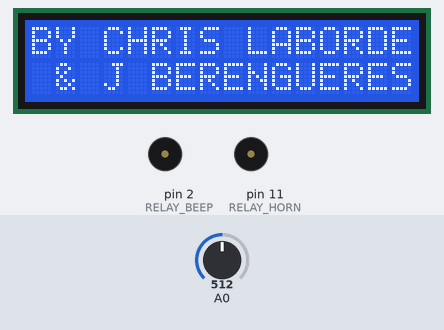
The sketch below on a simulated Arduino Uno, built with avr-gcc and run on an emulated ATmega328P. Parts: 16×2 character LCD, buzzer (waves = sounding, pin HIGH). Inputs (shaded band) come from the test bench; at power-on: A0 = 512. What the sketch prints to the serial monitor is not drawn.

Above: at 0.7 s.
At 3.6 s:
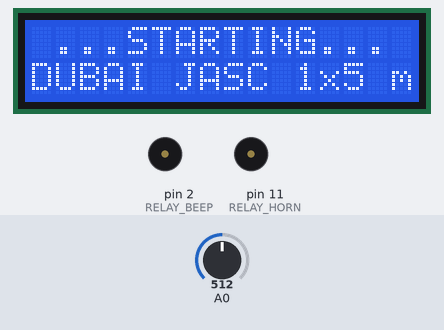
3.7 s: A0 set to 458
7.5 s: A0 set to 441
9.0 s: A0 set to 660
At 9.32 s:
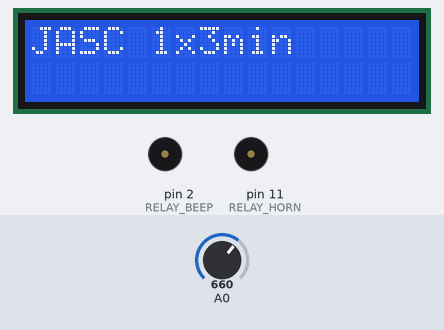
11.9 s: A0 set to 640
At 12.7 s:
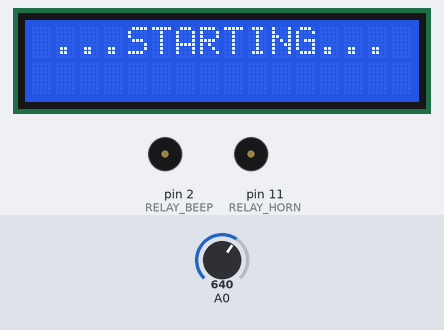
15.7 s: A0 set to 716
At 18.3 s:
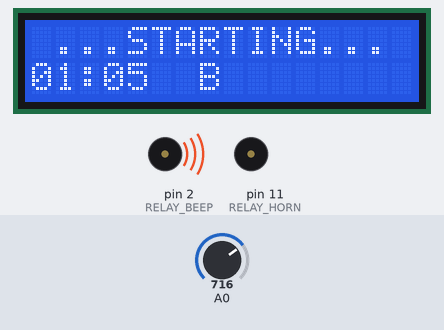
23.3 s: A0 set to 511
At 24.9 s:
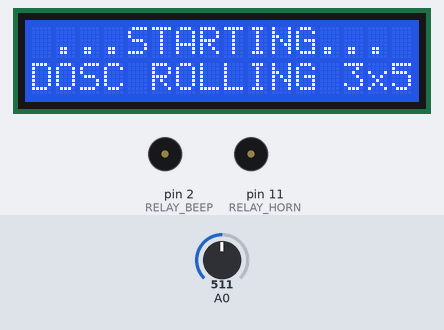
Timing chart, 0 to 25.8 s (numbered marks = the images above; inputs shaded):
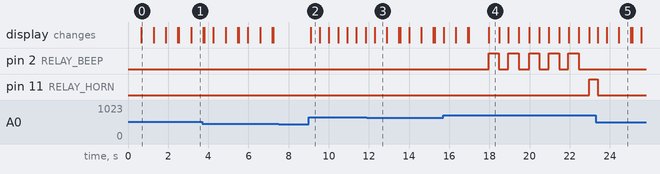

The sketch:

production_version.ino
```cpp
/*************************************************************************************
  (cc) Jose Berengueres 4-8th Feb  2015, Dubai
  (LCD sample code by Mark Bramwell, July 2010)

  This is an Arduino based Ollie box  implmentation used for regata starts

  Components:
  DF ROBOT LCD PANEL, 2 x RELAY Module v3.2, 1 x Arduino
  connect the relay of the horn to D2 of LCD shield. This relay drives aircompressor (12VDC battery)
  connect the relay that controls buzzer/beeper to D11.
**************************************************************************************/

#include <LiquidCrystal.h>

LiquidCrystal lcd(8, 9, 4, 5, 6, 7);           // select the pins used on the LCD panel


// define some values used by the panel and buttons
int lcd_key     = 0;
int adc_key_in  = 0;

#define NUM_SEQ  4
#define btnRIGHT  0
#define btnUP     1
#define btnDOWN   2
#define btnLEFT   3
#define btnSELECT 4
#define btnNONE   5

#define RELAY_HORN    11   // horn relay
#define RELAY_BEEP   2  // beeper
#define STD_DELAY 300

#define SHORT_BEEP_LENGTH 500

#define WARNING_BEEP 0
#define SHORT_HORN 1
#define LONG_HORN 2
#define SUPER_LONG_HORN 3

bool toggle = true;
bool my_start = false;

unsigned long  len_of_note[] = {500,400,800,1500}; // in ms

int prev_s;
int t;
int prev_mode = 5;
int mode = 5;
long start;
long ctdwn;
long sound_start;

unsigned long *sch;
int *h_or_b;
int index;

//                          warning long buzz (sb)= 0,   short horn (sh) = 1, long horn (lh) =2  extralong horn 3
// Short seq countdown // 10lb  5sh   5blank  3lh

unsigned long sch_3[] =   {   0,   10,20,30,40, 50,
                              100,
                              190, 200,
                              280,290,300,

                              1*600, 600 +10, 600+20, 600+30, 600+40, 600+50,
                              900-15-20, 900-15-10, 900-15, 900,
                              2*600-15, 2*600, 2*600+10, 2*600+20, 2*600+30, 2*600+40, 2*600+50,
                              3*600-30, 3*600-15, 3*600,          3*600+60, 3*600+70,3*600+80,3*600+90,      3*600+100,3*600+110, 3*600+120, 3*600+130, 3*600+140, 3*600+150, 3*600+160,3*600+170, 3*600+180, 3*600+190, 3*600+200  };
int h_or_b3[] ={
                               3,   1,1,1,1,1,
                               1,
                               1,1,
                               1,1,1,
                            2, 0,0,0,0,0,
                            1,1,1,2,
                            2,2,0,0,0,0,0,
                            2,2,2,   1,1,1,1,1,      0, 0, 0, 0, 0, 0, 0, 0, 0, 0  };
int index_3 = 6 + 6+ 6+ 4 +  7+ 18-1;
int ctdwn_3 = 205; // 3* 60 +39;


//************************************* FIVE MIN SEQ ********************************
unsigned long sch_5[] =   {    0,      10, 20,30,40,50,

                               1*600, 1*600+10, 1*600+20, 1*600+30,1*600+40,1*600+50,

                               4*600, 4*600+10, 4*600+20, 4*600+30,4*600+40,4*600+50,

                               5*600,5*600+10,5*600+20,5*600+30,5*600+40,5*600+50, 5*600+60, 5*600+70,5*600+80,5*600+90,5*600+100,5*600+110, 5*600+120, 5*600+130, 5*600+140, 5*600+150, 5*600+160,5*600+170, 5*600+180, 5*600+190, 5*600+200  };

int h_or_b5[] =            {   3,    0,0,0,0,0,
                               2, 0,0,0,0,0,
                               2,0,0,0,0,0,
                               2,0, 0, 0, 0, 0,1,1,1,1,1,0, 0, 0, 0, 0, 0, 0, 0, 0, 0  };
int index_5 = 28+6+5-1; //
int ctdwn_5 = 5*60 + 25; // 9; //


//************************************* DOSC x1********************************
unsigned long sch_5british[] =   {    0, 10,             20,       30, 40,50,

                                  1*600, 1*600+10, 1*600+20, 1*600+30, 1*600+40,1*600+50,

                                  4*600, 4*600+10, 4*600+20, 4*600+30, 4*600+40,4*600+50,

                                  5*600,5*600+10,5*600+20,   5*600+30,5*600+40,5*600+50  };

int h_or_b5british[] =            {  3, 0,0,0,0,0,
                                     2, 0,0,0,0,0,
                                     2, 0,0,0,0,0,
                                     2, 0,0,0,0,0 };
int index_5british = 4*6-1 ; //
int ctdwn_5british = 5*60 + 8; //

//************************************* DOSC ROLLING x3 ********************************
unsigned long sch__3[] =   {       0,       10,       20,       30,       40,      50,
                                  1*600, 1*600+10, 1*600+20, 1*600+30, 1*600+40,1*600+50,
                                  4*600, 4*600+10, 4*600+20, 4*600+30, 4*600+40,4*600+50,

                                  5*600,5*600+10,5*600+20,   5*600+30,5*600+40,5*600+50,
                                  6*600, 6*600+10, 6*600+20, 6*600+30, 6*600+40,6*600+50,
                                  9*600, 9*600+10, 9*600+20, 9*600+30, 9*600+40,9*600+50,

                                  10*600, 10*600+10, 10*600+20, 10*600+30, 10*600+40,10*600+50,
                                  11*600, 11*600+10, 11*600+20, 11*600+30, 11*600+40,11*600+50,
                                  14*600, 14*600+10, 14*600+20, 14*600+30, 14*600+40,14*600+50,
                                  15*600, 15*600+10, 15*600+20, 15*600+30, 15*600+40,15*600+50
                        };

int h_or_b__3[] =            {

                                     3, 0,0,0,0,0,
                                     2, 0,0,0,0,0,
                                     2, 0,0,0,0,0,

                                     3, 0,0,0,0,0,
                                     2, 0,0,0,0,0,
                                     2, 0,0,0,0,0,

                                     3, 0,0,0,0,0,
                                     2, 0,0,0,0,0,
                                     2, 0,0,0,0,0,
                                     2, 0,0,0,0,0 };
int index__3 = 10*6-1 ; //
int ctdwn__3 = 15*60 + 7; //


bool sound_on = false;

int read_LCD_buttons(){               // read the buttons
    adc_key_in = analogRead(0);       // read the value from the sensor

    // my buttons when read are centered at these valies: 0, 144, 329, 504, 741
    // we add approx 50 to those values and check to see if we are close
    // We make this the 1st option for speed reasons since it will be the most likely result

    if (adc_key_in > 1000) return btnNONE;

    // For V1.1 use this threshold
    if (adc_key_in < 50)   return btnRIGHT;
    if (adc_key_in < 250)  return btnUP;
    if (adc_key_in < 450)  return btnDOWN;
    if (adc_key_in < 650)  return btnLEFT;
    if (adc_key_in < 850)  return btnSELECT;

   // For V1.0 comment the other threshold and use the one below:
   /*
     if (adc_key_in < 50)   return btnRIGHT;
     if (adc_key_in < 195)  return btnUP;
     if (adc_key_in < 380)  return btnDOWN;
     if (adc_key_in < 555)  return btnLEFT;
     if (adc_key_in < 790)  return btnSELECT;
   */

    return btnNONE;                // when all others fail, return this.
}

// utility to print on LCD
void lcd_w(char a[16],char b[16]) {
    lcd.setCursor(0,0);
    lcd.print("                 ");
    lcd.setCursor(0,1);
    lcd.print("                 ");
    lcd.setCursor(0,0);
    lcd.print(a);
    delay(STD_DELAY);
    delay(STD_DELAY);
    lcd.setCursor(0,1);
    lcd.print(b);
    delay(STD_DELAY);
    delay(STD_DELAY);
}

void mymenu(){
    lcd_w("BY CHRIS LABORDE"," & J BERENGUERES");
    lcd_w("SELECT 5 OR 3 ","MINUTE SEQUENCE ");
}
/*
void vibrate(int n,int b, int c) {
  for(int i=0;i<n;i++){
    digitalWrite(RELAY_PIN, HIGH);
    delay(b);
    digitalWrite(RELAY_PIN, LOW);
    delay(c);

  }
}
*/

void setup(){
   t =0;
   Serial.begin(9600);
   Serial.println("hello");
   pinMode(RELAY_HORN, OUTPUT);
   pinMode(RELAY_BEEP, OUTPUT);
   lcd.begin(16, 2);
   lcd.setCursor(0,0);
   mymenu();
   lcd.setCursor(0,1);
   lcd.print("00:00 ");

}

void activate_sound(int a) {
  // check what instrument to sound
      int what_beep = RELAY_HORN;
      if (a==WARNING_BEEP) { what_beep = RELAY_BEEP;}
      digitalWrite(what_beep, HIGH);
      sound_start = millis();
      lcd.setCursor(7,1);
      if (a==WARNING_BEEP)  {
            lcd.print("B");
      }else{
            lcd.print("H");
      }
}

void de_activate_sound(int a) {
      int what_beep = RELAY_HORN;
      if (a==WARNING_BEEP) { what_beep = RELAY_BEEP;}
      digitalWrite(what_beep, LOW);
      lcd.setCursor(7,1);
      lcd.print("        ");
}

void horn_or_beep(long s){
    if (sound_on) {
         if ( ((millis()-sound_start) > len_of_note[h_or_b[index]] ) ) {
            de_activate_sound(h_or_b[index]);
            sound_on = false;
            index = index - 1;
         }
    }else{
         unsigned long v = (sch[index]*100);
         //Serial.println("long v = (long) (sch[index]*1000);");
         //Serial.println(index);
         //Serial.println(s);
         //Serial.println(v);


         if ( s < v +1000  ) {  //if ( s < v + 500  ) {
             activate_sound(h_or_b[index]);
             sound_on = true;
         }
    }
}

void diplay_timer(long s){
  if (s>-1){
     int ss = (s/1000) %60;
     int m =  (s/1000)/60;
     int s_pos = 3;
     if (ss<10)
         {   s_pos = s_pos +1;
             lcd.setCursor(3,1);
             lcd.print("0");
         }

     lcd.setCursor(1,1);
     lcd.print(m);

     lcd.setCursor(2,1);
     lcd.print(":");

     lcd.setCursor(s_pos,1);
     lcd.print(ss);
  }else{

     lcd.setCursor(7,1);
     lcd.print("START!");
     digitalWrite(RELAY_HORN, LOW);

  }

}

void loop(){
   long s =  millis()-start ;
   if ( my_start ) {
     long d = ctdwn*1000 - s ;
     horn_or_beep( d );
     diplay_timer( d );
   }


   lcd_key = read_LCD_buttons();   // read the buttons
   delay(50);
   switch (lcd_key){               // depending on which button was pushed, we perform an action
       case btnLEFT:{
          my_start = !my_start;
          if (my_start) {
             if (t==0){
               lcd_w(" ...STARTING... ","DUBAI JASC 1x5 min       ");
               ctdwn = ctdwn_5 ;
               sch = sch_5;
               h_or_b = h_or_b5;
               index = index_5;
             }
             if(t==1){
               lcd_w(" ...STARTING... ","DUBAI JASC 1x3 min     ");
               ctdwn = ctdwn_3;
               sch = sch_3;
               h_or_b = h_or_b3;
               index = index_3;
             }
             if (t==2) {
               lcd_w(" ...STARTING... ","DOSC 1x5 min");
               ctdwn = ctdwn_5british;
               sch = sch_5british;
               h_or_b = h_or_b5british;
               index = index_5british;
             }
             if (t==3) {
               lcd_w(" ...STARTING... ","DOSC ROLLING 3x5");
               ctdwn = ctdwn__3;
               sch = sch__3;
               h_or_b = h_or_b__3;
               index = index__3;
             }
             lcd.setCursor(0,1);
             lcd.print("00:00                        ");
             sound_on = false;
             start = millis();
             break;
          }else{
             // stop
             digitalWrite(RELAY_HORN, LOW);
             digitalWrite(RELAY_BEEP, LOW);
             lcd.setCursor(0,0);
             lcd.print("SEQ. CANCELLED         ");
             my_start = false;

          }
          delay(400);
          break;
      }

       case btnSELECT:{
         if (!my_start) {
             t = t + 1;
             if (t>(NUM_SEQ-1)) {t= 0;}
             lcd.setCursor(0,0);
             if ( t == 0 ) {     lcd.print("JASC 1x5min     "); }
             if ( t == 1 ) {     lcd.print("JASC 1x3min     "); }
             if ( t == 2 ) {     lcd.print("DOSC 1x5min     "); }
             if ( t == 3 ) {     lcd.print("DOSC ROLLING 3x5"); }
             lcd.setCursor(0,1);
             lcd.print("                       ");
             delay(400);
             break;
         }
       }

       case btnNONE:{
             break;
       }
   }
}
```

Measured:
- the behaviour switches between 650 and 649 on A0 (found by bisection; images 2 and 3)
- after the input at 7.5 s, every drawn part: stays the same
- after the input at 9.0 s, the display: changes after 0.10 s (image 2)
- after the input at 11.9 s, the display: changes after 0.39 s (image 3)
- after the input at 15.7 s, pin 2 (RELAY_BEEP): alternates HIGH for 0.52 s and LOW for 0.47 s, starting after 2.3 s; pin 11 (RELAY_HORN): LOW → HIGH after 7.3 s
- after the input at 23.3 s, pin 11 (RELAY_HORN): HIGH → LOW after 0.09 s instead of 0.50 s; the display: first changes after 0.09 s (image 5 shows a later state)
- what the display in image 0 shows lasts 0.6 s, from 0.7 s to 1.3 s
- what the display in image 2 shows lasts 0.5 s, from 9.1 s to 9.6 s
